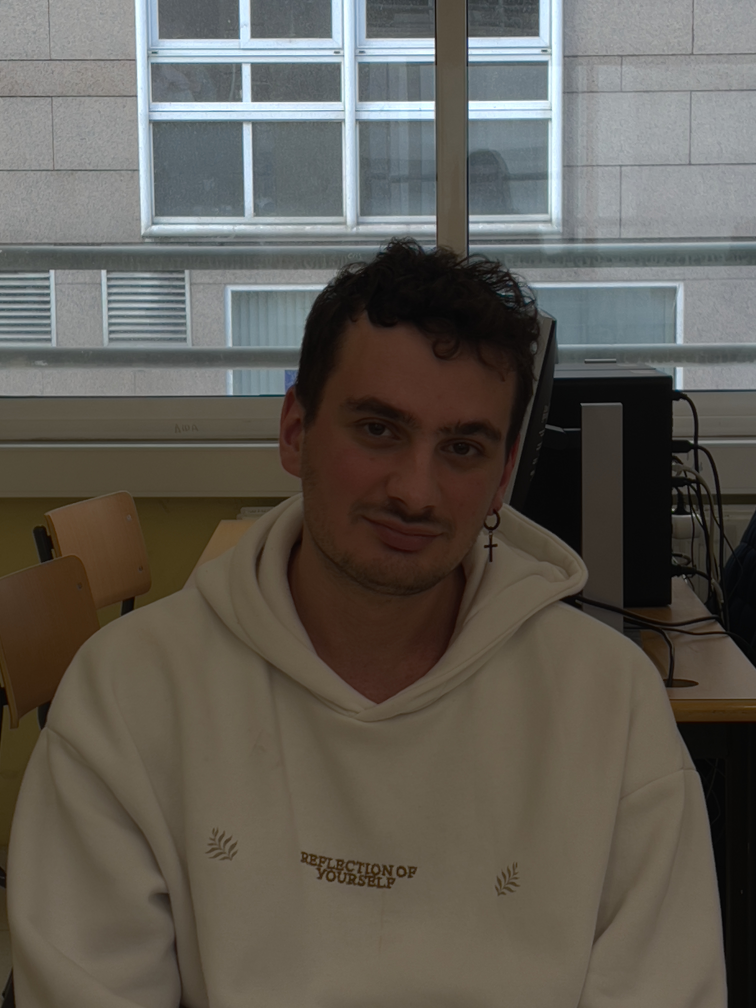
#> input picture SIAA/CarasOpven/Made.jpg, 3024 x 4032 px (shown at 1/4 size)
$ jupyter execute --allow-errors 'Técnicas_en_Opencv_Constantin_Madalin_Ismana.ipynb'
#> lines starting #> are read from the running program, lines starting #| are printed output that depends on the picture; after the words box and inside, x2 and y2 are one past the last pixel; in counts of white or black regions, pixels touching at a corner belong together
<h1>Paso 1: importar el paquete OpenCV<h1>

<p>Ahora, vamos a importar OpenCV e introducir la ruta de la imagen de entrada con las siguientes líneas de código:<p>

[cell 1]
import cv2
import matplotlib.pyplot as plt
import numpy as np
import os

<p>Ahora vamos a  introducir la ruta de la imagen de entrada con las siguientes líneas de código:<p>

[cell 2]
imagePath = 'Made.jpg'

<h1>Paso 2: leer la imagen<h1>

<p>A continuación, tenemos que leer la imagen con la función imread() de OpenCV:<p>

[cell 3]
img = cv2.imread(imagePath)
#> img is the input picture: shape (4032, 3024, 3); mean B, G, R 84.5, 92, 96.1

<p>Vamos a imprimir las dimensiones de esta matriz:<p>

[cell 4]
img.shape
#> Out = (4032, 3024, 3)

<h1>Paso 3: convertir la imagen a escala de grises<h1>

<p>Para mejorar la eficiencia computacional, primero tenemos que convertir esta imagen a escala de grises antes de realizar en ella la detección de caras:<p>

[cell 5]
gray_image = cv2.cvtColor(img, cv2.COLOR_BGR2GRAY)
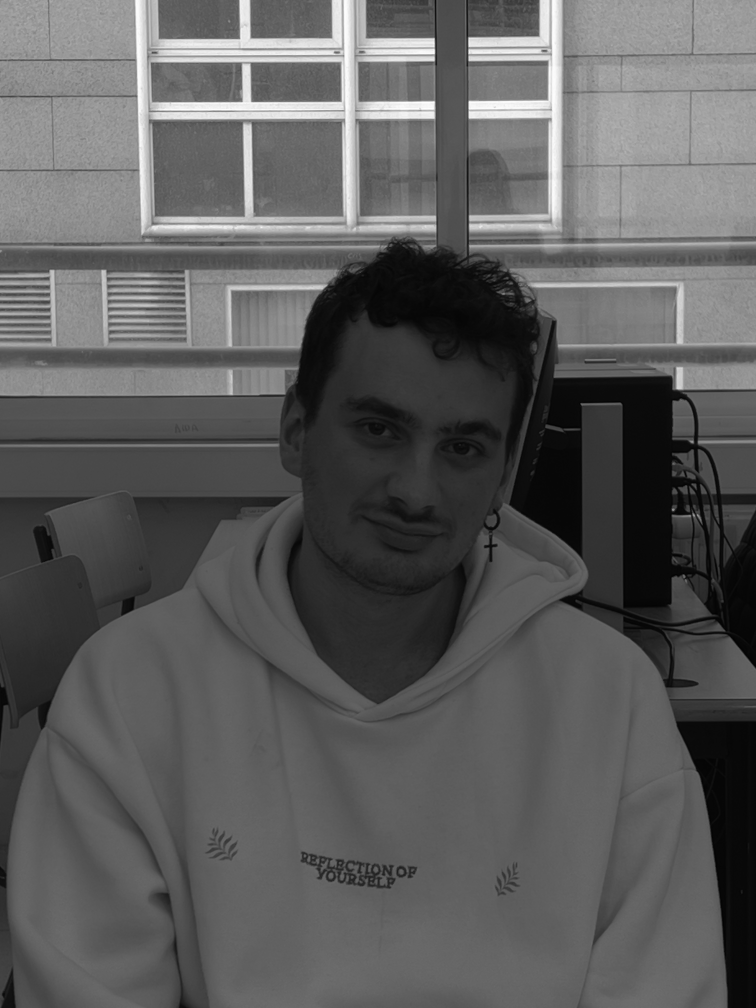
#> gray_image: shape (4032, 3024) (shown at 1/4 size); min 0, max 255, mean 92.4

<p>Examinemos ahora las dimensiones de esta imagen en escala de grises:<p>

[cell 6]
gray_image.shape
#> Out = (4032, 3024)

<h1>Paso 4: cargar el clasificador<h1>

<p>Carguemos el clasificador Haar Cascade preentrenado que está incorporado en OpenCV:<p>

[cell 7]
face_classifier = cv2.CascadeClassifier(
    cv2.data.haarcascades + "haarcascade_frontalface_default.xml"
)

<h1>Paso 5: realizar la detección facial<h1>

<p>Paso 5: realizar la detección facial<p>

[cell 8]
face = face_classifier.detectMultiScale(
    gray_image, scaleFactor=1.1, minNeighbors=6, minSize=(40, 40)
)
#> face = [[1173, 1370, 994, 994]]

<h1>Paso 6: dibujar un cuadro delimitador<h1>

<p>Ahora que el modelo ha detectado las caras dentro de la imagen, vamos a ejecutar las siguientes líneas de código para crear un cuadro delimitador alrededor de estas caras:<p>

[cell 9]
for (x, y, w, h) in face:
    cv2.rectangle(img, (x, y), (x + w, y + h), (0, 255, 0), 4)
#> this loop made 1 pass

<h1>Paso 7: visualizar la imagen<h1>

<p>Para visualizar la imagen con las caras detectadas, primero tenemos que convertir la imagen del formato BGR a RGB:<p>

[cell 10]
img_rgb = cv2.cvtColor(img, cv2.COLOR_BGR2RGB)

[cell 11]
plt.figure(figsize=(20,10))
plt.imshow(img_rgb)
plt.axis('off')

[cell 12]
imagePath = 'Oscar.jpg'

img = cv2.imread(imagePath)
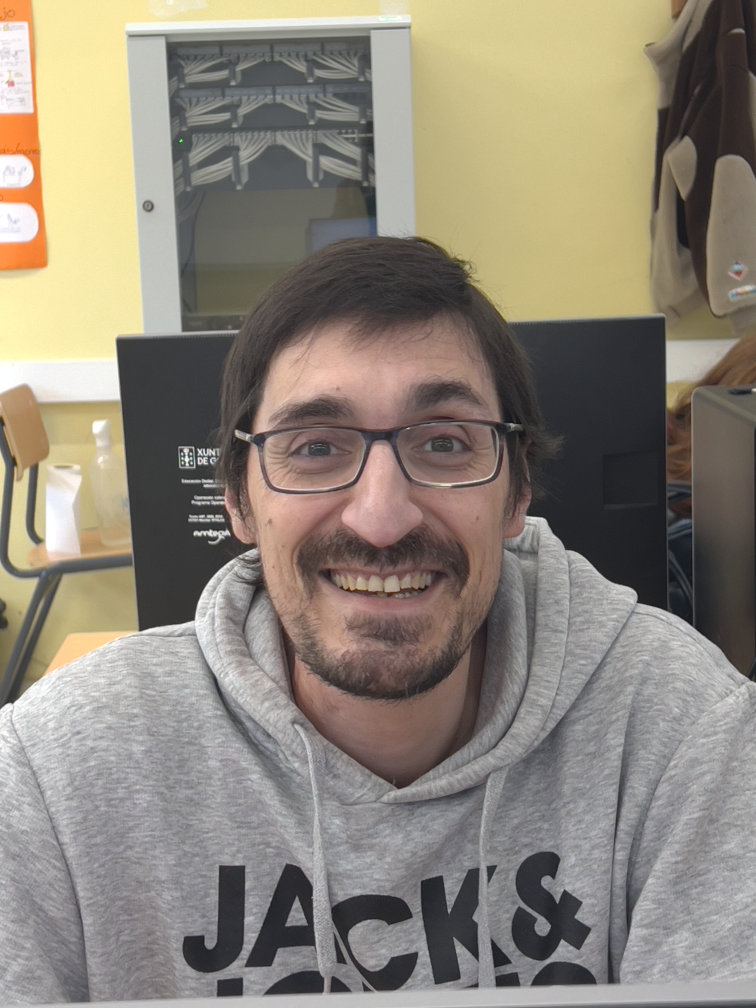
#> input picture SIAA/CarasOpven/Oscar.jpg, 3024 x 4032 px (shown at 1/4 size)
#> img is the input picture: shape (4032, 3024, 3); mean B, G, R 121.3, 133.4, 141.4

img.shape

# Convert the image to grayscale
gray_image = cv2.cvtColor(img, cv2.COLOR_BGR2GRAY)
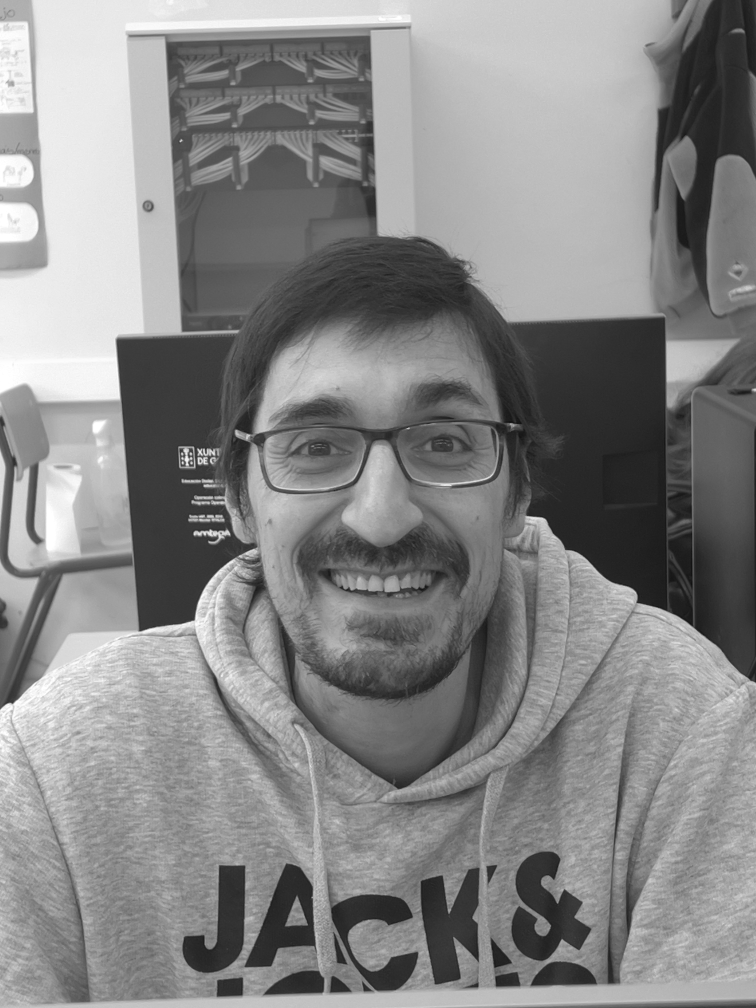
#> gray_image: shape (4032, 3024) (shown at 1/4 size); min 0, max 255, mean 134.4

face_classifier = cv2.CascadeClassifier(
    cv2.data.haarcascades + "haarcascade_frontalface_default.xml"
)

face = face_classifier.detectMultiScale(
    gray_image, scaleFactor=1.11, minNeighbors=35, minSize=(40, 40)
)
#> face = [[815, 1225, 1437, 1437]]

for (x, y, w, h) in face:
    cv2.rectangle(img, (x, y), (x + w, y + h), (0, 255, 0), 4)
#> this loop made 1 pass

img_rgb = cv2.cvtColor(img, cv2.COLOR_BGR2RGB)

plt.figure(figsize=(20,10))
plt.imshow(img_rgb)
plt.axis('off')

[cell 13]
# Cargar la imagen
imagePath = 'carasgrupo.jpg'
img = cv2.imread(imagePath)
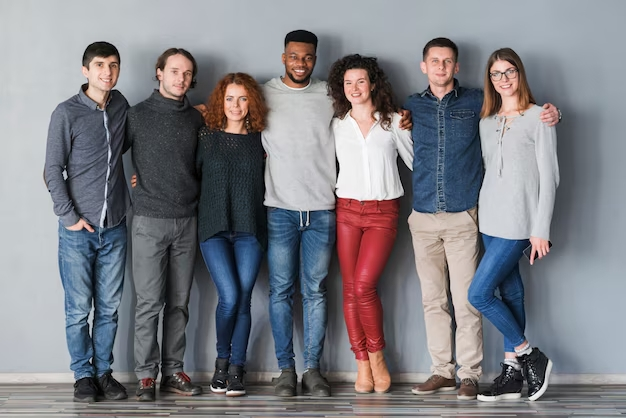
#> input picture SIAA/CarasOpven/carasgrupo.jpg, 626 x 418 px
#> img is the input picture: shape (418, 626, 3); mean B, G, R 132.1, 126.1, 126

if img is None:
    print("Error: No se pudo cargar la imagen.")
else:
    # Convertir la imagen a escala de grises
    gray_image = cv2.cvtColor(img, cv2.COLOR_BGR2GRAY)
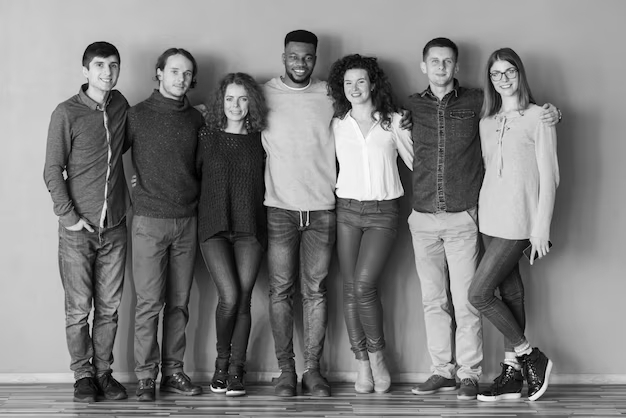
#> gray_image: shape (418, 626); min 0, max 254, mean 126.8

    # Cargar el clasificador de caras
    face_classifier = cv2.CascadeClassifier(cv2.data.haarcascades + "haarcascade_frontalface_default.xml")

    # Detectar caras
    faces = face_classifier.detectMultiScale(gray_image, scaleFactor=1.1, minNeighbors=6, minSize=(30, 30))
#> faces = [[283, 44, 36, 36], [420, 46, 43, 43], [84, 49, 45, 45], [161, 58, 38, 38], [486, 59, 36, 36], [338, 68, 35, 35], [218, 85, 38, 38]]

    print(f"Caras detectadas: {len(faces)}")
#| Caras detectadas: 7

    # Dibujar rectángulos en las caras detectadas
    for (x, y, w, h) in faces:
        cv2.rectangle(img, (x, y), (x + w, y + h), (0, 255, 0), 3)
#> this loop made 7 passes
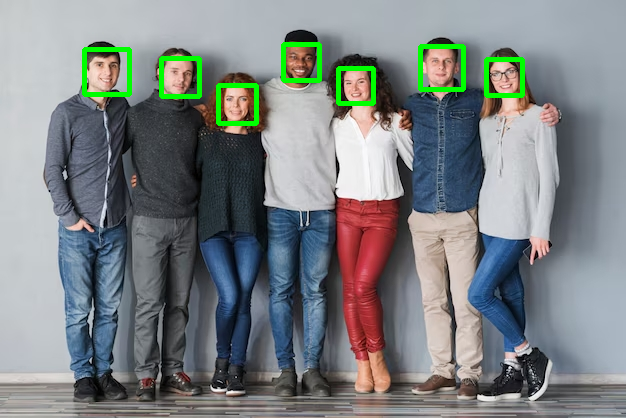
#> img: shape (418, 626, 3); 2.04% of pixels changed, all inside (x1, y1, x2, y2) = (82, 42, 525, 126)

    # Convertir a RGB para mostrar con Matplotlib
    img_rgb = cv2.cvtColor(img, cv2.COLOR_BGR2RGB)
#> img_rgb: shape (418, 626, 3)

    # Mostrar la imagen con las caras detectadas
    plt.figure(figsize=(10, 5))
    plt.imshow(img_rgb)
    plt.axis('off')
    plt.show()
